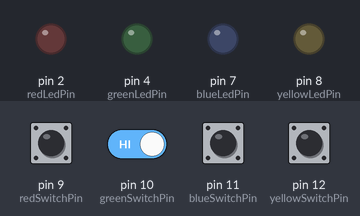
Simulated run of this sketch. Board: Arduino Uno, built with avr-gcc and run on an emulated ATmega328P. Shown: output pins drawn as LEDs (lit = HIGH). Dashed ring = blinking. Inputs (shaded band) come from the test bench; at power-on: pin 9 (redSwitchPin), pin 10 (greenSwitchPin), pin 11 (blueSwitchPin), pin 12 (yellowSwitchPin) HIGH. Random numbers use the default seed unless the sketch sets one.

Above: at 1.3 s.
1.4 s: pin 9 (redSwitchPin) pulled LOW for 0.15 s
At 2.4 s:
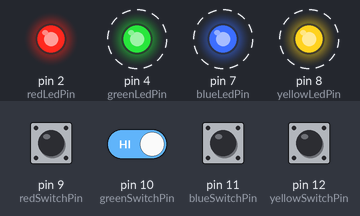
4.5 s: pin 11 (blueSwitchPin) pulled LOW for 1 s
7.0 s: pin 12 (yellowSwitchPin) pulled LOW for 0.15 s
At 7.07 s:
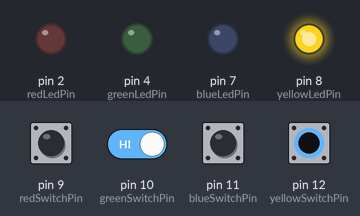
8.6 s: pin 9 (redSwitchPin) driven LOW and pin 10 (greenSwitchPin) driven LOW
At 9.4 s:
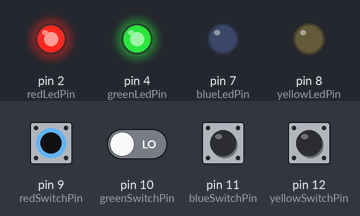
10.1 s: pin 11 (blueSwitchPin) pulled LOW for 0.15 s
At 10.17 s:
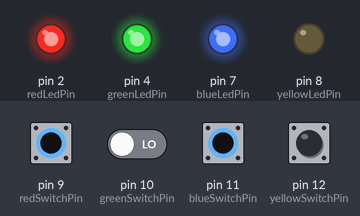
11.7 s: pin 12 (yellowSwitchPin) pulled LOW for 1 s
At 12.5 s:
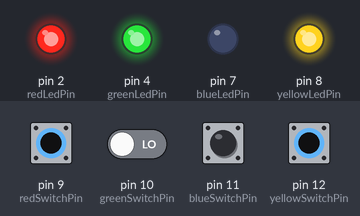
Timing chart, 0 to 14.7 s (numbered marks = the images above; inputs shaded):
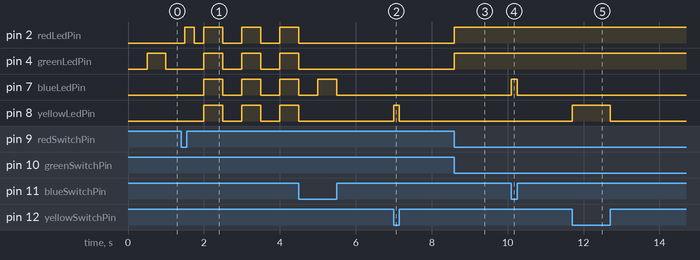

Measured:
- after the input at 1.4 s, pin 2 (redLedPin): goes HIGH 0.25 s, LOW 0.25 s, HIGH 0.50 s, LOW 0.50 s, HIGH 0.50 s, LOW 0.50 s, then HIGH, starting after 0.10 s; pin 4 (greenLedPin), pin 7 (blueLedPin), pin 8 (yellowLedPin): alternates HIGH for 0.50 s and LOW for 0.50 s, starting after 0.60 s
- after the input at 7.0 s, pin 8 (yellowLedPin): LOW → HIGH at once, → LOW 0.15 s later
- after the input at 8.6 s, pin 2 (redLedPin), pin 4 (greenLedPin): LOW → HIGH at once
- after the input at 10.1 s, pin 7 (blueLedPin): LOW → HIGH at once, → LOW 0.15 s later
- after the input at 11.7 s, pin 8 (yellowLedPin): LOW → HIGH at once, → LOW 1.0 s later

The sketch:

arduino_light_game.ino
```cpp
//Sequence data.
int lightsArr[] = {-1,-1,-1,-1,-1,-1,-1,-1,-1,-1,-1,-1,-1,-1,-1};
int playerArr[] = {-1,-1,-1,-1,-1,-1,-1,-1,-1,-1,-1,-1,-1,-1,-1};

//lightpin variables.
int redLedPin = 2;
int greenLedPin = 4;
int blueLedPin = 7;
int yellowLedPin = 8;

//Switchpin variables
int redSwitchPin = 9;
int greenSwitchPin = 10;
int blueSwitchPin = 11;
int yellowSwitchPin = 12;

//switch state variables.
int redSwitchState;
int greenSwitchState;
int blueSwitchState;
int yellowSwitchState;

//Led Id for comparing in the Sequence data.
int redLedNumber = 1;
int greenLedNumber = 2;
int blueLedNumber = 3;
int yellowLedNumber = 4;

//Number of times sequence has repeated.
int playerCount = 0;
int lightCount = 0;

//Speed limit variables
int delayTime = 500;
int lightDelay = 500;

//Led state
byte redLedOn = false;
byte greenLedOn = false;
byte blueLedOn = false;
byte yellowLedOn = false;

//Game states
byte lightsShown = false;
byte buttonHit = false;
byte gameOver = false;

//Saves button press and ledNumber to playerArr.
//Turns off and on light to show player they pressed that lights button.
//Returns led's state.
int buttonPressed(byte ledOn, int ledPin, int switchState, int ledNumber) {

  if(switchState == 0 && !ledOn) {

     ledOn= true;
     digitalWrite(ledPin,HIGH);
     playerArr[playerCount] = ledNumber;
     playerCount++;

  } else if(switchState == 1 && ledOn) {
     digitalWrite(ledPin,LOW);
     ledOn = false;
  }


  return ledOn;
}

//Shows lights in sequence to press based on lightsArr (arr[]).
void showLights(int arr[]) {
  int lightNumber;
  buttonHit = true;
  for(int k = 0; k < lightCount; k++) {

    if(arr[k] == redLedNumber) {
      lightNumber = redLedPin;
    } else if(arr[k] == greenLedNumber) {
      lightNumber = greenLedPin;
    } else if(arr[k] == blueLedNumber) {
      lightNumber = blueLedPin;
    } else if(arr[k] == yellowLedNumber) {
      lightNumber = yellowLedPin;
    }

      digitalWrite(lightNumber,HIGH);
      delay(lightDelay);
      digitalWrite(lightNumber,LOW);
      delay(lightDelay);
  }
}
//pin setup
void setup() {

  pinMode(redLedPin,OUTPUT);
  pinMode(greenLedPin,OUTPUT);
  pinMode(blueLedPin,OUTPUT);
  pinMode(yellowLedPin,OUTPUT);

  pinMode(redSwitchPin,INPUT);
  pinMode(greenSwitchPin,INPUT);
  pinMode(blueSwitchPin,INPUT);
  pinMode(yellowSwitchPin,INPUT);

  Serial.begin(9600);
}

void loop() {
  //Checks the switch state.
  //States either return 1 or 0.
  //If 0 switch was pressed.
  redSwitchState = digitalRead(redSwitchPin);
  greenSwitchState = digitalRead(greenSwitchPin);
  blueSwitchState = digitalRead(blueSwitchPin);
  yellowSwitchState = digitalRead(yellowSwitchPin);


  if(lightsShown) {
    //After lights are shown, check for player input.
    if(!buttonHit) {
      if(redSwitchState == 0) {
         redLedOn = buttonPressed(redLedOn,redLedPin,redSwitchState,redLedNumber);
      } else if(greenSwitchState == 0) {
         greenLedOn = buttonPressed(greenLedOn,greenLedPin,greenSwitchState,greenLedNumber);
      } else if(blueSwitchState == 0) {
         blueLedOn = buttonPressed(blueLedOn,blueLedPin,blueSwitchState,blueLedNumber);
      } else if(yellowSwitchState == 0) {
         yellowLedOn = buttonPressed(yellowLedOn,yellowLedPin,yellowSwitchState,yellowLedNumber);
      }
    }
      redLedOn = buttonPressed(redLedOn,redLedPin,redSwitchState,redLedNumber);
      greenLedOn = buttonPressed(greenLedOn,greenLedPin,greenSwitchState,greenLedNumber);
      blueLedOn = buttonPressed(blueLedOn,blueLedPin,blueSwitchState,blueLedNumber);
      yellowLedOn = buttonPressed(yellowLedOn,yellowLedPin,yellowSwitchState,yellowLedNumber);

    //When player count equals light count, compare playerArr to lightArr.
    //If playerArr does not match lightArr gameOver = true.
    //If playerArr matches lightArr, playerArr gets reset to -1 on all values.
    //playerCount resets to 0.
    //lightsArr adds one more to the sequence and reshows light sequence.
    if(playerCount == lightCount) {
      delay(delayTime/2);
      digitalWrite(redLedPin,LOW);
      digitalWrite(greenLedPin,LOW);
      digitalWrite(blueLedPin,LOW);
      digitalWrite(yellowLedPin,LOW);
      delay(delayTime/2);

      for(int j = 0; j < lightCount; j++) {
        if(playerArr[j] != lightsArr[j]) {
          for(int p = 0; p < 3; p++) {
            digitalWrite(redLedPin,HIGH);
            digitalWrite(greenLedPin,HIGH);
            digitalWrite(blueLedPin,HIGH);
            digitalWrite(yellowLedPin,HIGH);

            delay(lightDelay);

            digitalWrite(redLedPin,LOW);
            digitalWrite(greenLedPin,LOW);
            digitalWrite(blueLedPin,LOW);
            digitalWrite(yellowLedPin,LOW);

            delay(lightDelay);

          }
          lightCount = 0;
          for(int b = 0; b < 15; b++) {
            lightsArr[b] = -1;
          }
          gameOver = true;
        }
      }

      playerCount = 0;
      if(!gameOver) {
        lightCount++;
      } else {
        lightCount = 0;
        gameOver = false;
      }

      lightsShown = false;

      for(int b = 0; b < 15; b++) {
        playerArr[b] = -1;
      }
    }
  } else {
    //If it's less than 15 than add 1 more to the sequence.
    for(int i = lightCount; i < 15; i++) {
      if(lightsArr[i] == -1) {
        lightsArr[i] = round(random(4)) + 1;
        break;
      }
    }
    showLights(lightsArr);
    lightsShown = true;

  }
}
```
